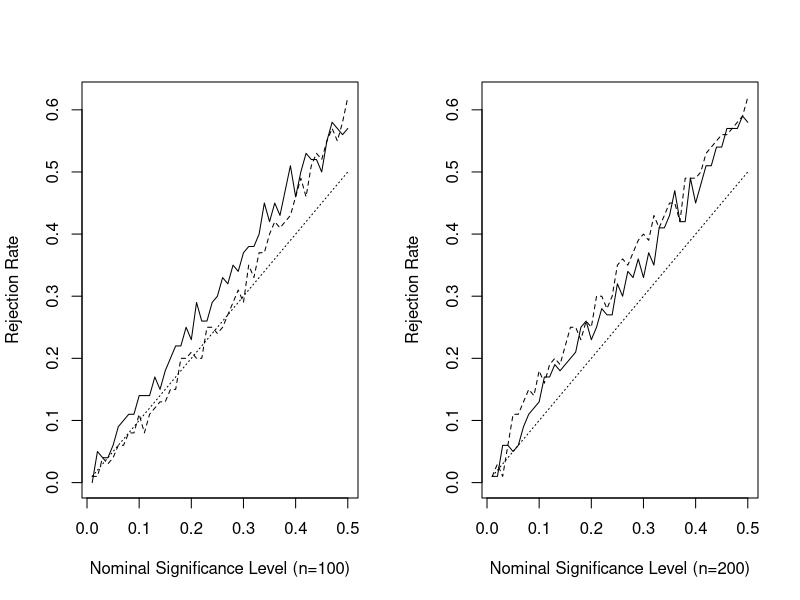

This chart was generated by the following R code:
# From the intermediate results to the entries in Figure 6.

figure6 = read.csv("InterResult//Figure6//figure6.csv", skip = 1, header = FALSE)

pv=as.matrix(figure6[1])
cvm100=as.matrix(figure6[2])
ks100=as.matrix(figure6[3])
cvm200=as.matrix(figure6[4])
ks200=as.matrix(figure6[5])

ymaxi=max(figure6)
ymini=min(figure6)

postscript("results/figure6.eps", width = 12, height = 5,  
           horizontal = FALSE, paper = "special")

par(mfrow=c(1,2))
# Left panel of Figure 6
plot(pv,cvm100,type="l",xlim=c(0.01,0.5),ylim=c(ymini,ymaxi),xlab="Nominal Significance Level (n=100)",ylab="Rejection Rate")
lines(pv,ks100,lty=2)
lines(pv,pv,lty=3)
# Right panel of Figure 6
plot(pv,cvm200,type="l",xlim=c(0.01,0.5),ylim=c(ymini,ymaxi),xlab="Nominal Significance Level (n=200)",ylab="Rejection Rate")
lines(pv,ks200,lty=2)
lines(pv,pv,lty=3)

dev.off()
